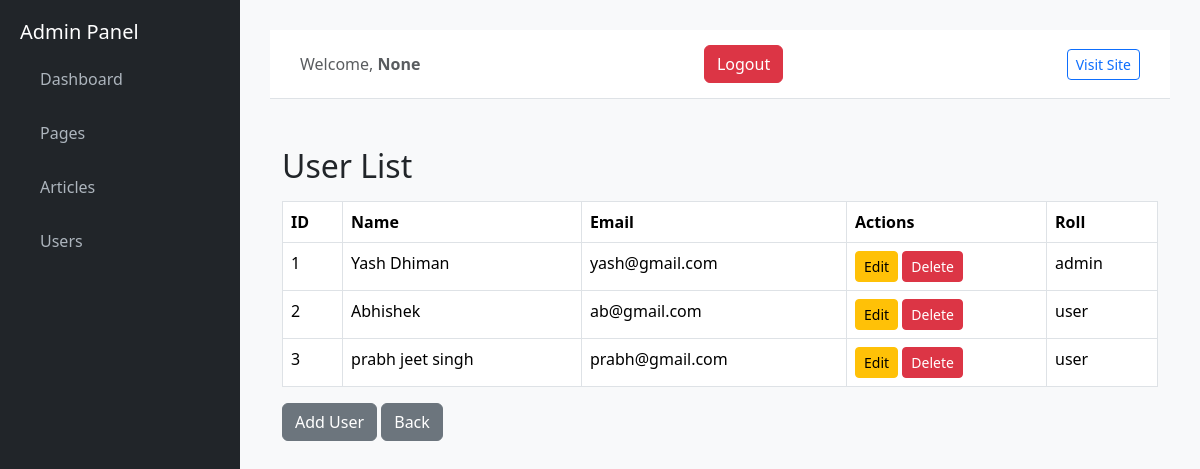
Before: /admin/users with the older database file.
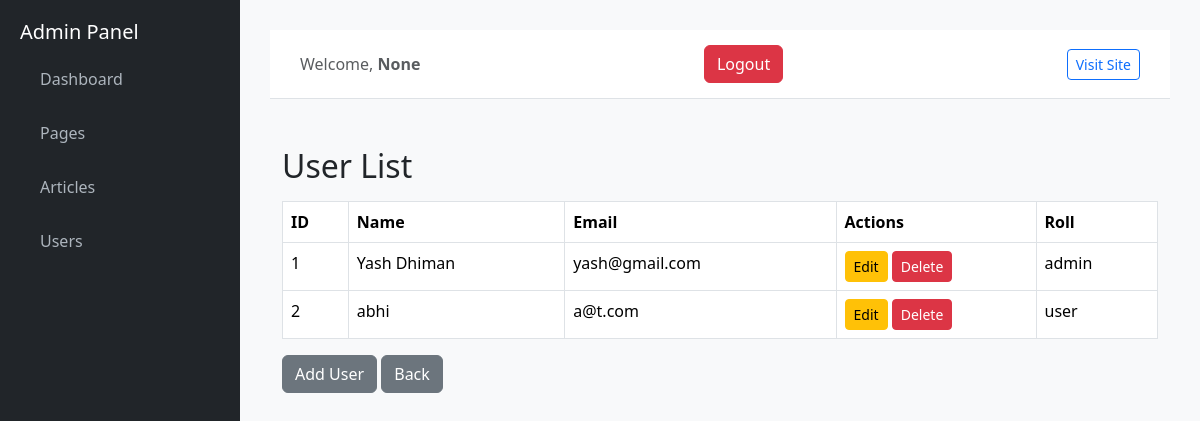
After: the same page with the newer database file.
### tables this page shows
CREATE TABLE users (
            id INTEGER PRIMARY KEY AUTOINCREMENT,
            name TEXT NOT NULL,
            email TEXT NOT NULL UNIQUE,
            password TEXT NOT NULL,
            role TEXT NOT NULL
        );

### admin_app/routes.py (the view)
@admin_bp.route("/users")
def users():
    conn = get_db()
    all_users = conn.execute("SELECT * FROM users").fetchall()
    conn.close()
    return render_template("users.html", users=all_users)

### admin_app/routes.py (called while the page is built)
def get_db():
    conn = sqlite3.connect(DB_NAME)
    conn.row_factory = sqlite3.Row
    return conn

### admin_app/templates/users.html (shortened to what this page needs)
{% extends "admin_base.html" %}
{% block content %}
<div class="container mt-5">
    <h2>User List</h2>
    <table class="table table-bordered mt-3">
        <thead>
            <tr>
                <th>ID</th>
                <th>Name</th>
                <th>Email</th>
                <th width="200">Actions</th>
                <th>Roll</th>
            </tr>
        </thead>
        <tbody>
        {% for user in users %}
            <tr>
                <td>{{ user["id"] }}</td>
                <td>{{ user["name"] }}</td>
                <td>{{ user["email"] }}</td>
                <td>
                    <a href="{{ url_for('admin.edit_user', id=user['id']) }}" class="btn btn-warning btn-sm">Edit</a>
                    <a href="{{ url_for('admin.delete_user', id=user['id']) }}"
                       class="btn btn-danger btn-sm"
                       onclick="return confirm('Are you sure?')">
                       Delete
                    </a>
                </td>
               <td>{{ user["role"] }}</td>
            </tr>
        {% endfor %}
        </tbody>
    </table>
    <a href="/admin/add-user" class="btn btn-secondary">Add User</a>
    <a href="{{ url_for('admin.dashboard') }}" class="btn btn-secondary">Back</a>
</div>
{% endblock %}

### admin_app/templates/admin_base.html (shortened to what this page needs)
<!DOCTYPE html>
<html lang="en">
<head>
    <link href="https://cdn.jsdelivr.net/npm/bootstrap@5.3.2/dist/css/bootstrap.min.css" rel="stylesheet">
</head>
<body>
<div class="sidebar">
    <h5>Admin Panel</h5>
    <ul>
        <li><a href="{{ url_for('admin.dashboard') }}">Dashboard</a></li>
        <li><a href="{{ url_for('admin.pages_view') }}">Pages</a></li>
        <li><a href="{{ url_for('admin.admin_posts') }}">Articles</a></li>
        <li><a href="{{ url_for('admin.users') }}">Users</a></li>
    </ul>
</div>
<div class="main-content">
    <div class="top-nav mb-4 d-flex justify-content-between align-items-center">
        <span class="text-muted">Welcome, <strong>{{ session.get('user_name') }}</strong></span>
       <a href="{{ url_for('admin.logout') }}" class="btn btn-danger">Logout</a>
        <a href="/" target="_blank" class="btn btn-sm btn-outline-primary">Visit Site</a>
    </div>
    {% block content %}{% endblock %}
</div>
</body>
</html>

### admin_app/templates/admin_base.html (style rules this page uses)
body { background: #f8f9fa; }
.sidebar li { list-style: none; }
.sidebar ul { padding: 0; margin: 0; }
.sidebar { width: 240px; height: 100vh; background: #212529; position: fixed; color: white; padding: 20px; }
.sidebar a { color: #adb5bd; padding: 15px 20px; display: block; text-decoration: none; transition: 0.3s; }
.main-content { margin-left: 240px; padding: 30px; }
.top-nav { background: #fff; padding: 15px 30px; border-bottom: 1px solid #dee2e6; }

Changed rows visible on the page:
removed users: id "3", name "prabh jeet singh", email "prabh@gmail.com", role "user"
changed users "user": name "Abhishek" → "abhi"; email "ab@gmail.com" → "a@t.com"
